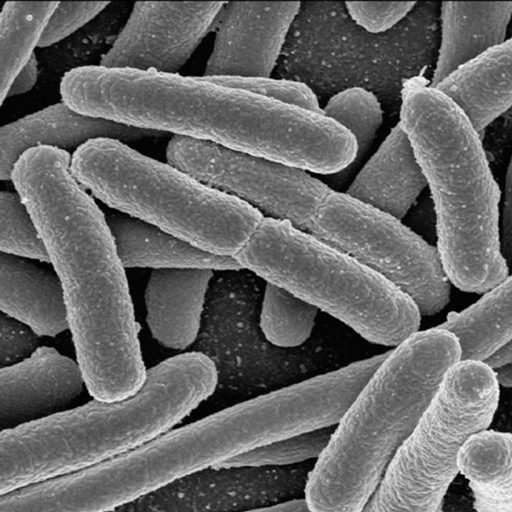
#> input picture zestaw3/bakterie.png, 512 x 512 px
$ python image_operations.py
#> lines starting #> are read from the running program, lines starting #| are printed output that depends on the picture
#> in main, img_bakterie is the input picture: PIL image 512x512 L; min 0, max 248, mean 104.2
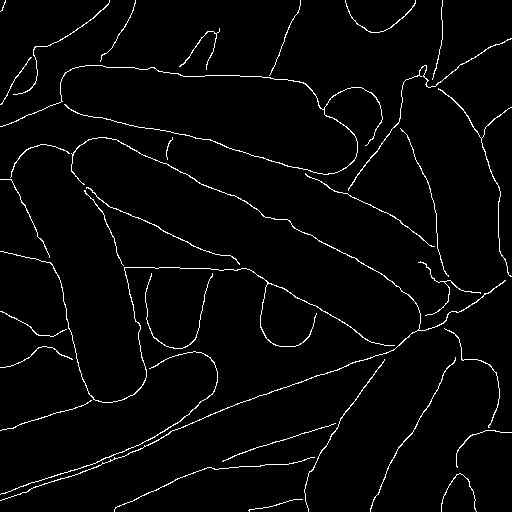
#> input picture zestaw3/bakterie_krawedzie.png, 512 x 512 px
#> in main, `img_edges = Image.open('../bakterie_krawedzie.png').convert('L')`: img_edges: PIL image 512x512 L; 2.8% white in thin lines or dots
#| Wczytano bakterie.png: (512, 512)
#| Wczytano bakterie_krawedzie.png: (512, 512)
#!/usr/bin/env python3
# -*- coding: utf-8 -*-
"""
Zadanie 14: Operacje logiczne i arytmetyczne na obrazach
(a) Operacje arytmetyczne - podkreślenie czerwonych krawędzi na obrazie w skali szarości
(b) Operacje logiczne - podkreślenie cyjanowych krawędzi na obrazie RGB
"""

import numpy as np
from PIL import Image

def arithmetic_red_overlay(img_gray, edges):
    """
    (a) Operacje arytmetyczne do podkreślenia krawędzi w kolorze czerwonym.

    Strategia:
    1. Konwersja obrazu szarości na RGB (wszystkie kanały identyczne)
    2. Tam gdzie są krawędzie (białe piksele = 255), ustaw R=255, G=0, B=0
    3. Użyj operacji arytmetycznych do połączenia

    Operacje:
    - R_out = R_gray + edges  (dodanie krawędzi do kanału czerwonego)
    - G_out = G_gray - edges  (odjęcie krawędzi od kanału zielonego)
    - B_out = B_gray - edges  (odjęcie krawędzi od kanału niebieskiego)

    Gdzie edges to znormalizowana maska (0 lub 1).
    """
    # Konwertuj obraz szarości na RGB
    img_rgb = np.stack([img_gray, img_gray, img_gray], axis=-1).astype(np.float32)

    # Normalizuj krawędzie do [0, 1]
    edges_norm = edges.astype(np.float32) / 255.0
#> edges_norm: shape (512, 512) float32; values 0 (black) and 1 (white), 2.8% white in thin lines or dots

    # Operacje arytmetyczne
    # R: dodaj krawędzie (białe krawędzie stają się czerwone)
    r_channel = np.clip(img_rgb[:, :, 0] + edges_norm * 255, 0, 255)
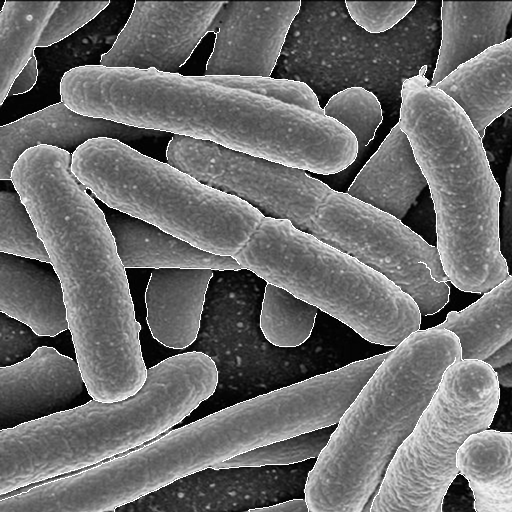
#> r_channel: shape (512, 512) float32; min 0, max 255, mean 108.5

    # G i B: odejmij krawędzie (zmniejsz zielony i niebieski tam gdzie są krawędzie)
    g_channel = np.clip(img_rgb[:, :, 1] - edges_norm * 255, 0, 255)
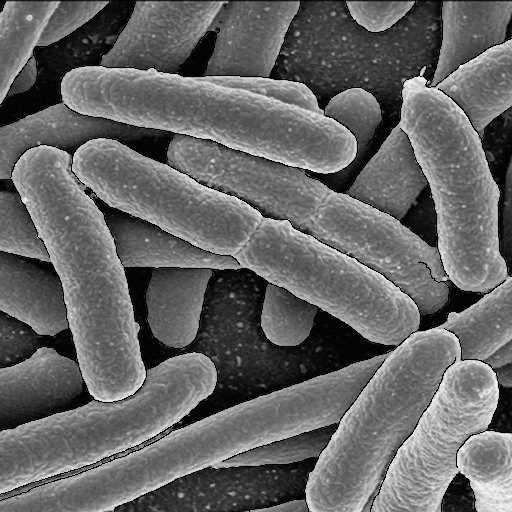
#> g_channel: shape (512, 512) float32; min 0, max 248, mean 101.4
    b_channel = np.clip(img_rgb[:, :, 2] - edges_norm * 255, 0, 255)

    # Złóż z powrotem
    result = np.stack([r_channel, g_channel, b_channel], axis=-1).astype(np.uint8)
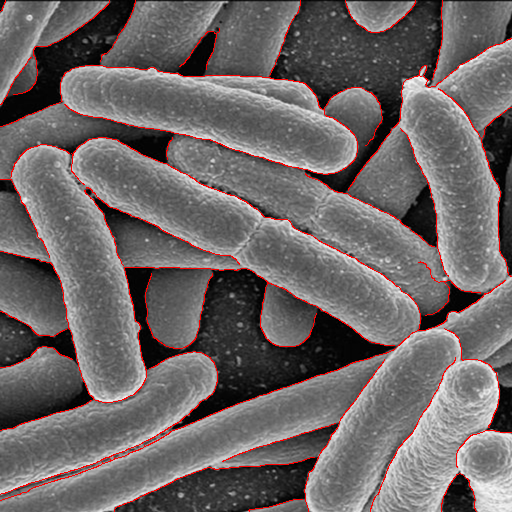
#> result: shape (512, 512, 3); mean R, G, B 108.5, 101.4, 101.4
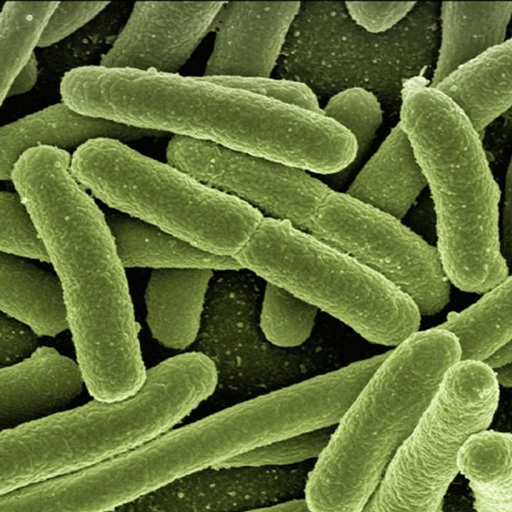
#> input picture zestaw3/bakterieRGB.png, 512 x 512 px
#| Wczytano bakterieRGB.png: (512, 512, 3)

    return result

def logical_cyan_overlay(img_rgb, edges):
    """
    (b) Operacje logiczne do podkreślenia krawędzi w kolorze cyjan (R=0, G=255, B=255).

    Strategia:
    1. Cyjan = NOT czerwony = Green AND Blue
    2. Tam gdzie są krawędzie, ustaw R=0, G=255, B=255

    Operacje logiczne:
    - R_out = R_orig AND (NOT edges)  (wyzeruj R tam gdzie są krawędzie)
    - G_out = G_orig OR edges         (ustaw G=255 tam gdzie są krawędzie)
    - B_out = B_orig OR edges         (ustaw B=255 tam gdzie są krawędzie)

    Gdzie edges to binarna maska (0 lub 255).
    """
    # Konwersja do uint8 jeśli potrzeba
    img_rgb = img_rgb.astype(np.uint8)
    edges = edges.astype(np.uint8)

    # Operacje logiczne (bitowe)
    # R: AND z NOT edges (wyzeruj tam gdzie są krawędzie)
    r_channel = np.bitwise_and(img_rgb[:, :, 0], np.bitwise_not(edges))

    # G i B: OR z edges (ustaw na 255 tam gdzie są krawędzie)
    g_channel = np.bitwise_or(img_rgb[:, :, 1], edges)
    b_channel = np.bitwise_or(img_rgb[:, :, 2], edges)
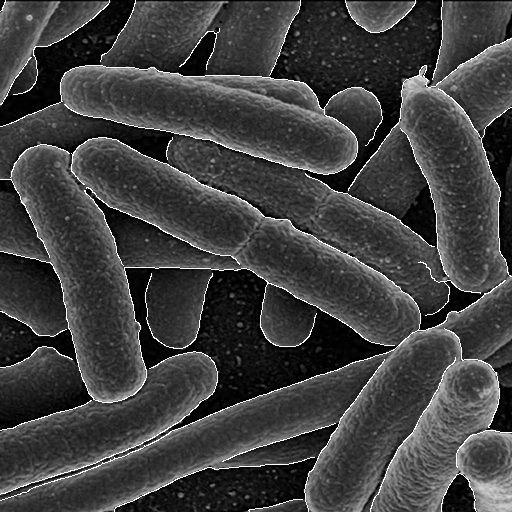
#> b_channel: shape (512, 512); min 0, max 255, mean 63.9

    # Złóż z powrotem
    result = np.stack([r_channel, g_channel, b_channel], axis=-1).astype(np.uint8)
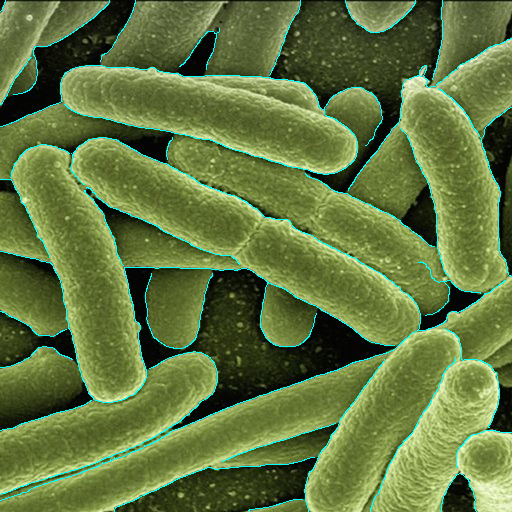
#> result: shape (512, 512, 3); mean R, G, B 98.2, 118.7, 63.9

    return result

def main():
    print("="*60)
    print("Zadanie 14: Operacje arytmetyczne i logiczne")
    print("="*60)

    # (a) Operacje arytmetyczne - bakterie.png (grayscale) + czerwone krawędzie
    print("\n(a) Operacje arytmetyczne - czerwone krawędzie")
    print("-"*60)

    # Wczytaj obrazy
    img_bakterie = Image.open('../bakterie.png').convert('L')
    img_edges = Image.open('../bakterie_krawedzie.png').convert('L')

    bakterie_array = np.array(img_bakterie)
    edges_array = np.array(img_edges)

    print(f"Wczytano bakterie.png: {bakterie_array.shape}")
    print(f"Wczytano bakterie_krawedzie.png: {edges_array.shape}")

    # Zastosuj operacje arytmetyczne
    result_arithmetic = arithmetic_red_overlay(bakterie_array, edges_array)

    # Zapisz wynik
    img_result_a = Image.fromarray(result_arithmetic)
    img_result_a.save('bakterie_red_edges.png')
    print("Zapisano: bakterie_red_edges.png")

    print("\nOperacje arytmetyczne:")
    print("  R_out = R_gray + edges")
    print("  G_out = G_gray - edges")
    print("  B_out = B_gray - edges")
    print("gdzie edges ∈ [0, 1] (znormalizowane)")

    # (b) Operacje logiczne - bakterieRGB.png + cyjanowe krawędzie
    print("\n" + "="*60)
    print("(b) Operacje logiczne - cyjanowe krawędzie")
    print("-"*60)

    # Wczytaj obraz RGB
    img_bakterie_rgb = Image.open('../bakterieRGB.png').convert('RGB')
    bakterie_rgb_array = np.array(img_bakterie_rgb)

    print(f"Wczytano bakterieRGB.png: {bakterie_rgb_array.shape}")

    # Zastosuj operacje logiczne
    result_logical = logical_cyan_overlay(bakterie_rgb_array, edges_array)

    # Zapisz wynik
    img_result_b = Image.fromarray(result_logical)
    img_result_b.save('bakterieRGB_cyan_edges.png')
    print("Zapisano: bakterieRGB_cyan_edges.png")

    print("\nOperacje logiczne (bitowe):")
    print("  R_out = R_orig AND (NOT edges)")
    print("  G_out = G_orig OR edges")
    print("  B_out = B_orig OR edges")
    print("Cyjan = (R=0, G=255, B=255)")

    print("\n" + "="*60)
    print("✓ Oba zadania wykonane pomyślnie!")
    print("="*60)

if __name__ == '__main__':
    main()
